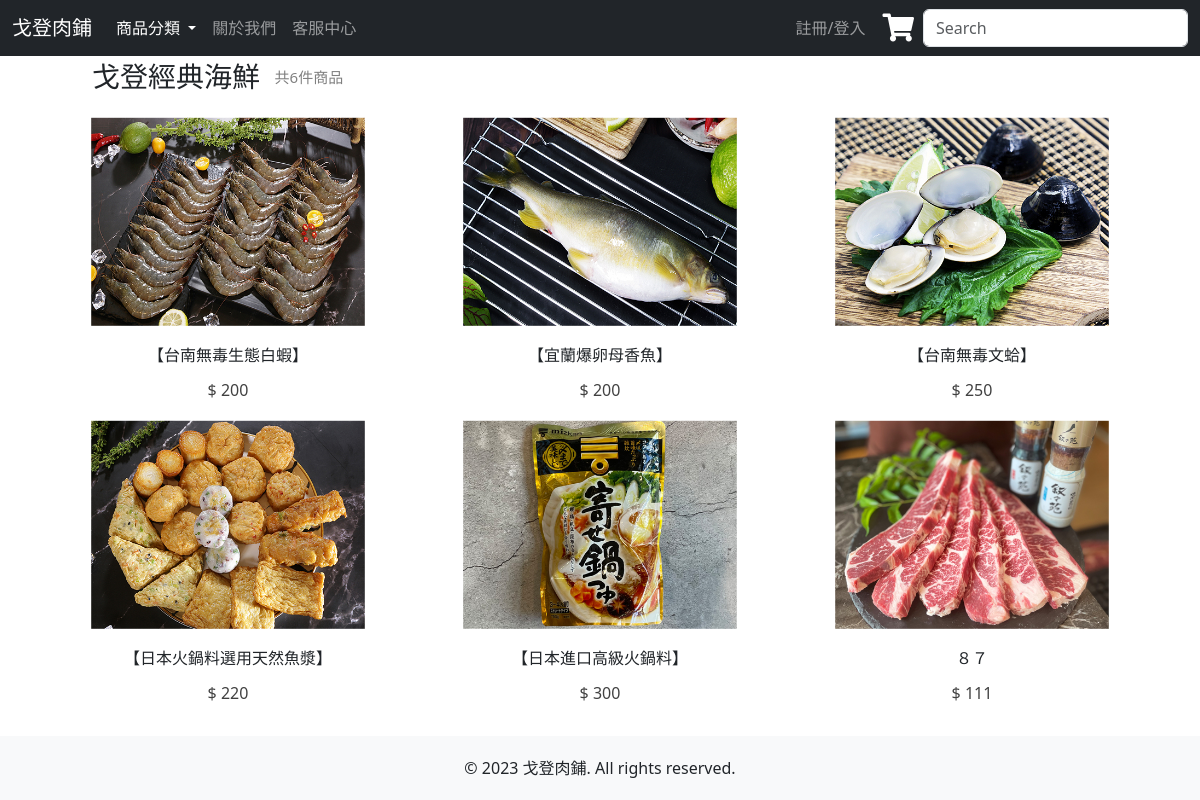
Before: /seafood/ with the older database file.
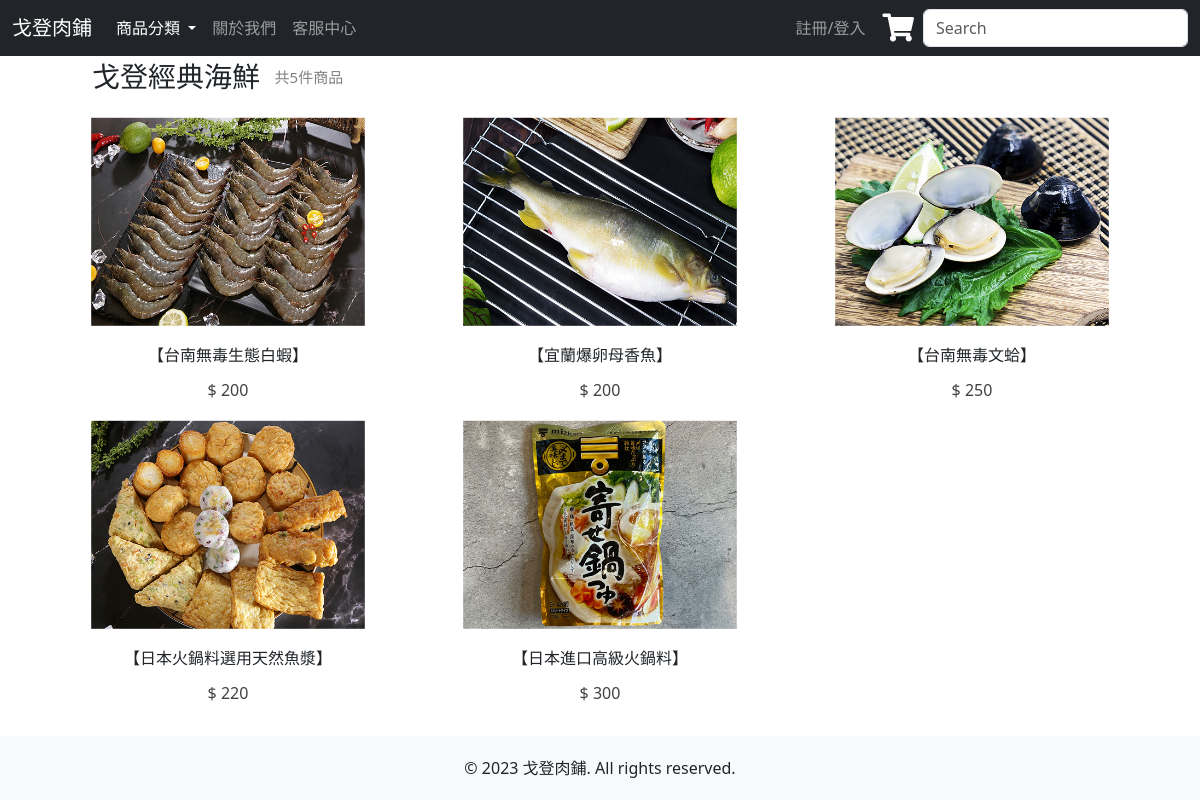
After: the same page with the newer database file.
### mywebsite/models.py (models this page shows)
class product(models.Model):
    PRODUCT_STATUS_CHOICES = [
        ('IN_STOCK', '上架'),
        ('OUT_OF_STOCK', '下架'),
        ('UNAVAILABLE', '缺貨'),
    ]
    PID = models.AutoField('產品編號', primary_key=True)
    PPrice = models.IntegerField('產品價錢')
    PName = models.CharField('產品名稱', max_length=100)
    PDetail = models.CharField('產品內容', max_length=10000)
    Pspec = models.IntegerField('產品規格',default=0)
    Pnum = models.IntegerField('產品數量',default=0)
    PStatus = models.CharField('產品狀態', max_length=13, choices=PRODUCT_STATUS_CHOICES, default='IN_STOCK')
    PPhoto = models.ImageField('產品圖片', upload_to='product_images/', blank=True, null=True)
    PCategory = models.CharField('產品分類', max_length=20) #也可以用選項

### mywebsite/views.py (the view)
# urls.py: path('seafood/', views.seafood_view),
def seafood_view(request):
    Category = product.objects.filter( PCategory = 'seafood' )
    count = Category.count()
    return render(request, 'for_seafood.html', locals())

### templates/for_seafood.html (shortened to what this page needs)
<!DOCTYPE html>
<html lang="en">
  <head>
    <link href="https://cdn.jsdelivr.net/npm/bootstrap@5.3.0-alpha3/dist/css/bootstrap.min.css" rel="stylesheet">
    {% load static %}
    <link href="{% static 'css/styles.css'%}" rel="stylesheet" />
    <link rel="stylesheet" href="https://use.fontawesome.com/releases/v5.6.3/css/all.css"
>
</head>
    <body id="page-top" style="display: flex; flex-direction: column; min-height: 100vh;">
      <nav class="navbar navbar-default navbar-expand-lg navbar-dark bg-dark fixed-top">
        <div class="container-fluid">
            <a class="navbar-brand" href="../index/" style="color: white;">戈登肉鋪</a>
            <div class="collapse navbar-collapse" id="navbarSupportedContent">
                <ul class="navbar-nav me-auto mb-2 mb-lg-0">
                    <li class="nav-item dropdown">
                        <a class="nav-link dropdown-toggle active" aria-current="page" href="#" id="navbarDropdown" role="button" data-bs-toggle="dropdown" aria-expanded="false">
                            商品分類
                        </a>
                    </li>
                    <li class="nav-item">
                        <a class="nav-link" href="../about/">關於我們</a>
                    </li>
                    <li class="nav-item">
                        <a class="nav-link" href="../contact/">客服中心</a>
                    </li>
                </ul>
                <ul class="navbar-nav">
                  {% if request.Name %}
                  <li class="nav-item dropdown">
                    <a class="nav-link dropdown-toggle" href="#" id="navbarDropdown" role="button" data-bs-toggle="dropdown" aria-expanded="false">
                        {{ request.Name }} {% if request.is_manager %}(管理员){% endif %}
                        </a>
                        <ul class="dropdown-menu" aria-labelledby="navbarDropdown">
                            <li><a class="dropdown-item" href="../member/">個人資料</a></li>
                            <li><a class="dropdown-item" href="../fav/">我的最愛</a></li>
                            <li><hr class="dropdown-divider"></li>
                            <li><a class="dropdown-item" href="{% url 'logout' %}">登出</a></li>
                        </ul>
                    </li>
                    {% else %}
                    <li class="nav-item">
                        <a class="nav-link" href="../login/">註冊/登入</a>
                    </li>
                    {% endif %}
                </ul>
              <a href="../cart/">
                <button class="btn btn-cart btn-sm text-white" type="button">
                <i class="fas fa-shopping-cart fa-2x"></i>
              </button>
              </a>
                <form action="/search/" ass="d-flex" method="POST">{% csrf_token %}
                  <input class="form-control me-2" type="search" placeholder="Search" aria-label="Search" name = "searchbox">
              </form>
            </div>
        </div>
    </nav>
    <div class="container content" style="flex: 1;">
      <h3 class="title" style=" margin-left: 50px;margin-top: 20px; margin-bottom: -30px;  display: flex;align-items: center;">戈登經典海鮮&nbsp;&nbsp;<small style="color:gray; font-size:15px;">共{{count}}件商品</small></h3>
        <div class="row justify-content-center">
          <div class="row row-cols-1 row-cols-md-2 row-cols-lg-3 custom-col">
              {% for i in Category %}
                <div class="col product" style="margin-bottom: -115px;">
                  <div class="card small-card" >
                    {% if i.PPhoto %}
                      <img src="{{ i.PPhoto.url }}" class="card-img-top" alt="{{ i.PName }}"onclick="submitForm('{{ i.PID }}')">
                    {% else %}
                      <p>No photo available</p>
                    {% endif %}
                    <div class="card-body d-flex justify-content-center">
                      <form id="form{{ i.PID }}" action="/detail/" method="POST">{% csrf_token %}
                        <input type="submit" value="{{ i.PName }}" class="card-title btn btn-outline-dark text-center" style="border: none; font-size: 20px; background-color: inherit; color: inherit; border-color: inherit;">
                        <p class="text-center" style="font-size: 20px; color: rgb(65, 65, 65);font-weight: lighter; cursor: default;">$ {{ i.PPrice }}</p>
                      </form>
                    </div>
                  </div>
                </div>
              {% endfor %}
          </div>
        </div>
    </div>
    <footer class="footer" style="margin-top: 50px;">
        <div class="container">
            <span>© 2023 戈登肉鋪. All rights reserved.</span>
        </div>
    </footer>
    </body>
</html>

### static/css/styles.css (style rules this page uses)
.footer { background-color: #f8f9fa; padding: 20px 0; text-align: center; }
.product { padding: 15px; }

### templates/for_seafood.html (style rules this page uses)
.card { border-radius: 0; border: none; }
.card-img-top { border-radius: 0; width: 100%; height: auto; object-fit: cover; }
.small-card { transform: scale(0.8); }
.custom-col { margin-left: -20px; margin-right: -20px; }
.card-img-top { border-radius: 0; width: 100%; height: 260px; object-fit: cover; }
.card.small-card { cursor: pointer; }

Changed rows visible on the page:
removed product: PPhoto (picture), PName "８７", PPrice "111"
Other visible differences:
{{ count }}: "6" → "5"
